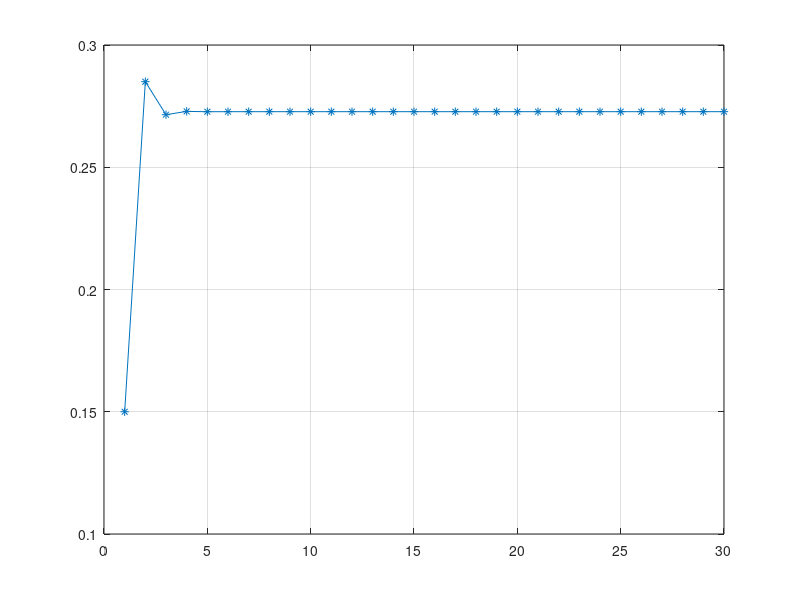

Write MATLAB code to recreate this figure.
%1 going to the class
%2 not goinng to the class

T = [0.7 0.8
     0.3 0.2];
v = [1;0];
u = T^2*v;
%fprintf('1a) Response = %f\n',u(1));
fprintf('1a) Response = %2.2f%%\n',u(1)*100);



v = [0;1];
u = T^2*v;
%fprintf('1b) Response = %f\n',u(1));
fprintf('1b) Response = %2.2f%%\n',u(1)*100);


v = [1;0];
u = T^(30-1)*v;
fprintf('1c) Response = %2.2f%%\n',u(1)*100);


v = [0.85; 0.15];
resp = zeros(1,30);
resp(1) = v(2);
for i=2:30
    v = T*v;
    resp(i) = v(2);
end
figure(1);
plot(resp,'*-');
grid on